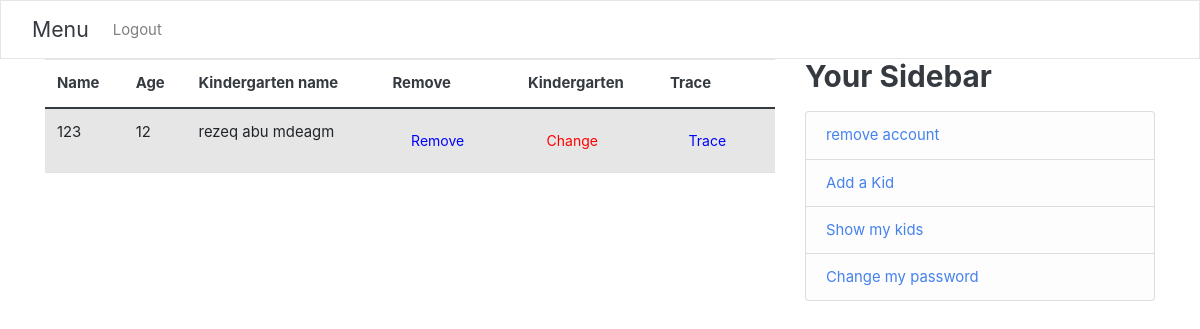
The page /show_kids/ (signed in) on the database as committed earlier.
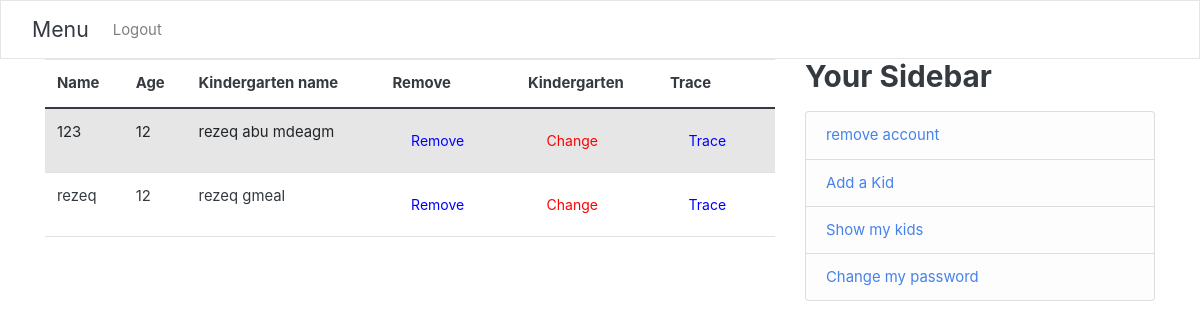
The same page on the database as committed later.
### users/models.py (models this page shows, shortened)
class Kid(User):
    age=models.IntegerField()
    myParent=models.ForeignKey(Parent,on_delete=models.CASCADE)
    garten=models.ForeignKey(Kindergarten, blank=True, null=True,on_delete=models.SET_NULL)
    class Meta:
        verbose_name_plural = "Kid"

class Kindergarten(models.Model):
    seatLimit=models.IntegerField()
    name=models.CharField(max_length=100,primary_key=True)
    myTeacher = models.OneToOneField(Teacher,  on_delete=models.CASCADE, primary_key=False)

### users/views.py (the view)
# urls.py: path('show_kids/',user_views.show_kids,name='show_kids'),
@login_required
def show_kids(req):
    parent=Parent.objects.filter(username=req.user.username).first()
    kids=parent.kid_set.all()
    context={
        'kids':kids,
        'parent':True,'teacher':False,'kid':False
    }
    return render(req,'users/showKids.html',context)

### users/myapp_tags.py (called while the page is built)
@register.simple_tag
def get_model1_object(user):
    parent=Parent.objects.filter(username=user.username).first()
    teacher=Teacher.objects.filter(username=user.username).first()
    kid=Kid.objects.filter(username=user.username).first()
    ans=[]
    if parent:
        ans.append(True)
    else:
        ans.append(False)
    HaveGarten = False
    if teacher:
        try:
            Garten=Kindergarten.objects.get(myTeacher=teacher)
        except:
            HaveGarten = False
        else:
            HaveGarten = Garten.name
        ans.append(True)
    else:
        ans.append(False)
    if kid:
        ans.append(True)
    else:
        ans.append(False)
    ans.append(HaveGarten)
    return ans

### users/templates/users/showKids.html
{% extends "users/base.html" %}
{% block content %}
<table class="table table-striped">
<thead>
    <tr>
        <th scope="col">Name </th>
        <th scope="col">Age </th>
        <th scope="col">Kindergarten name</th>
        <th scope="col">Remove</th>
        <th scope="col">Kindergarten</th>
        <th scope="col">Trace</th>
    </tr>
</thead>
<tbody>
{% for kid in kids %}
<tr>
    <td>{{kid.first_name}}</td>
    <td>{{kid.age}}</td>
    {% if kid.garten %}
        <td>{{kid.garten.name}}</td>
        {% else %}
        <td>Empty</td>
    {%endif%}
    <td><a href="{% url 'delete_kid' username=kid.username %}" style="color:blue" class="btn">Remove</a></td>
    {% if kid.garten %}
        <td><a class="btn" style="color:red" href="{% url 'Change_Kindergarten' username=kid.username %}">Change </a></td>
        <td><a href="{% url 'TraceKid' username=kid.username %}" style="color:blue" class="btn">Trace</a></td>
        {% else %}
        <td><a class="btn" style="color:blue" href="{% url 'Register_To_Kindergarten' username=kid.username %}">Register </a></td>
    {%endif%}
  </tr>
{%endfor%}
</tbody>
</table>
{%endblock%}

### users/templates/users/base.html (shortened to what this page needs)
{% load static %}
{% load get_model1_object from myapp_tags %}
<!DOCTYPE html>
<html lang="en">
<head>
    <link href="https://cdn.jsdelivr.net/npm/bootstrap@5.0.0-beta2/dist/css/bootstrap.min.css" rel="stylesheet">
    <link rel="stylesheet" href="{% static 'users\bootstrap.css' %}">
    </head>
<body>
    <nav class="navbar navbar-expand-lg navbar-light bg-light">
        <div class="container-fluid">
          <a class="navbar-brand" href="#">Menu</a>
          <div class="collapse navbar-collapse" id="navbarNav">
            <ul class="navbar-nav">
                {% if user.is_authenticated %}
                     {% get_model1_object user as ans %}
                <li class="nav-item">
                <a class="nav-item nav-link" href="{% url 'logout' %}">Logout</a>
              </li>
                {% endif %}
            </ul>
          </div>
        </div>
      </nav>
      <main role="main" class="container">
        <div class="row">
          <div class="col-md-8">
            {% block content %}{% endblock %}
          </div>
          {% if user.is_authenticated %}
          <div class="col-md-4">
            <div class="content-section">
              <h3>Your Sidebar</h3>
              <p class='text-muted'>
                <ul class="list-group">
                      {% if ans.0 %}
                      <li class="list-group-item list-group-item-light">     <a href="delete_parent"> remove  account</a></li>
                      <li class="list-group-item list-group-item-light">    <a href="{% url 'kid_register'%}">Add a Kid</a> </li>
                      <li class="list-group-item list-group-item-light">    <a href="{% url 'show_kids'%}">Show my kids</a> </li>
                      <li class="list-group-item list-group-item-light">    <a href="{% url 'ChangePassword'%}"> Change my password</a> </li>
                      {%endif%}
                </ul>
              </p>
            </div>
          </div>
          {%endif%}
        </div>
      </main>
</body>
</html>

Rows that differ between the two databases and show on the page:
added Kid: first_name "rezeq", age "12", garten.name "rezeq gmeal", shows "Change"
